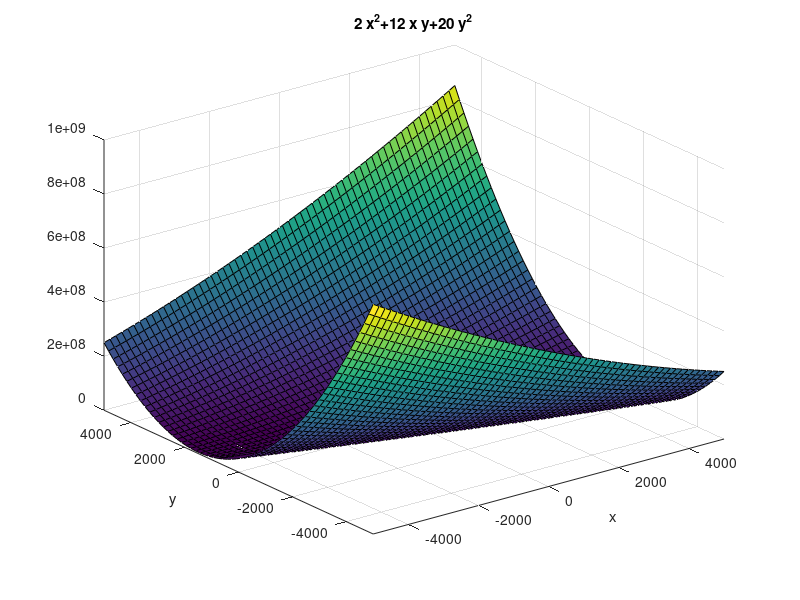

This chart was generated by the following MATLAB code:


ezsurf('2*x^2+12*x*y+20*y^2',[-5000,5000]);


%X = linspace(-5,5,100)
%Y = linspace(-5,5,100)
%Z = 2.*X.^2+12.*X.*Y+7.*Y.^2
%plot3(X,Y,Z)